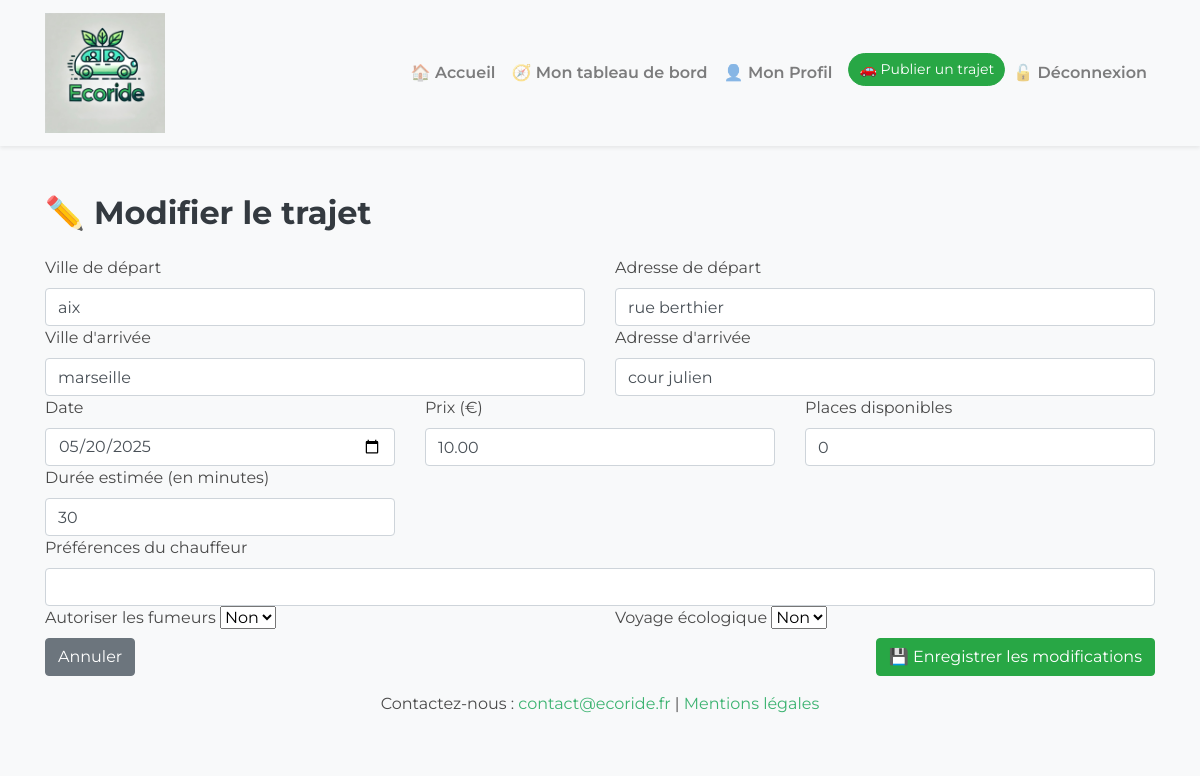
Before: /views/modifier_trajet.php?id=51 (signed in) with the older database file.
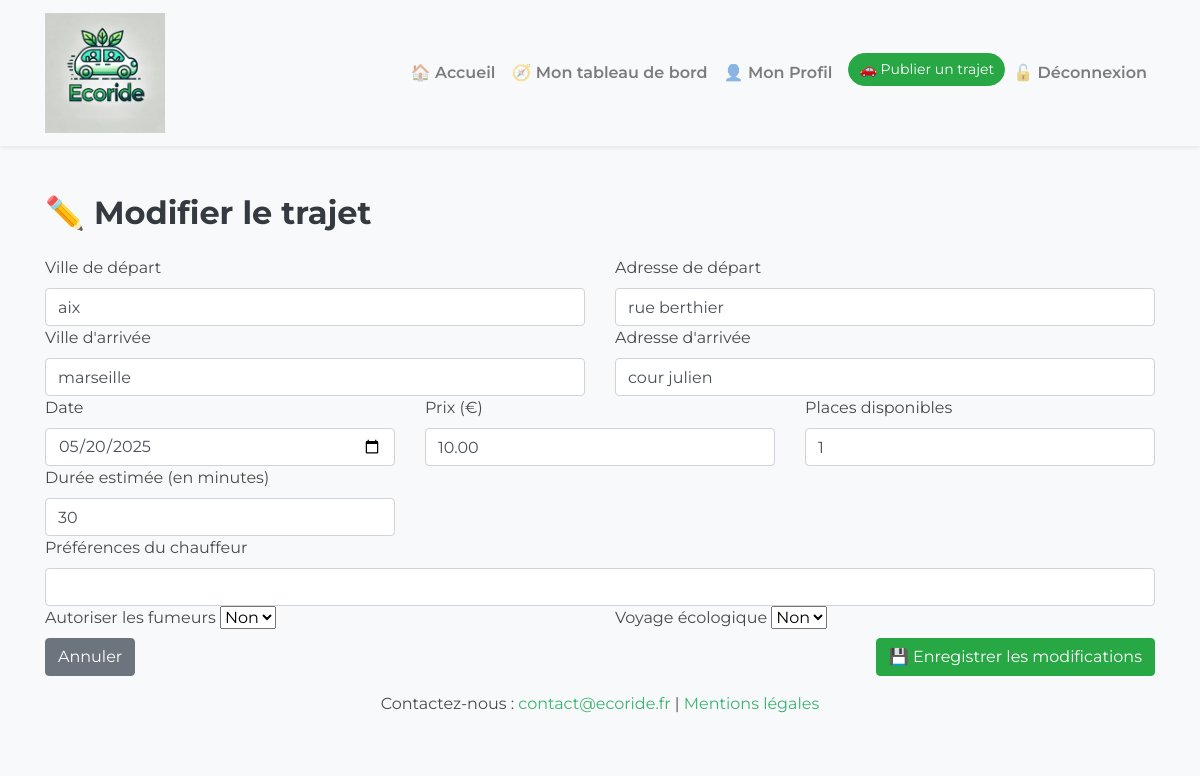
After: the same page with the newer database file.
### tables this page shows
CREATE TABLE `trajets` (
  `id` int NOT NULL,
  `chauffeur` varchar(100) NOT NULL,
  `photo` varchar(255) DEFAULT 'default.jpg',
  `depart` varchar(100) NOT NULL,
  `adresse_depart` varchar(255) DEFAULT NULL,
  `destination` varchar(100) NOT NULL,
  `adresse_arrivee` varchar(255) DEFAULT NULL,
  `date` date NOT NULL,
  `prix` decimal(10,2) NOT NULL,
  `places` int NOT NULL DEFAULT '3',
  `vehicule_id` int DEFAULT NULL,
  `eco` tinyint(1) NOT NULL DEFAULT '0',
  `fumeur` tinyint(1) NOT NULL DEFAULT '0',
  `preferences` text,
  `created_at` timestamp NOT NULL DEFAULT CURRENT_TIMESTAMP,
  `user_id` int NOT NULL,
  `statut` enum('à_venir','en_cours','termine') DEFAULT 'à_venir',
  `duree_minutes` int NOT NULL DEFAULT '0'
);

### views/modifier_trajet.php (the view, shortened to what this page needs)
<?php
require_once __DIR__ . '/../config/database.php';
$user_id   = (int)$_SESSION['user_id'];
$trajet_id = isset($_GET['id']) ? (int)$_GET['id'] : 0;
$sql  = 'SELECT * FROM trajets WHERE id = ? AND user_id = ?';
$stmt = $conn->prepare($sql);
$stmt->execute([$trajet_id, $user_id]);
$trajet = $stmt->fetch(PDO::FETCH_ASSOC);
$val_date = $trajet['date'] ?? '';
require_once __DIR__ . '/../templates/header.php';
?>
<div class="container mt-5">
    <h2 class="mb-4">✏️ Modifier le trajet</h2>
    <form action="/controllers/traiter_modification_trajet.php" method="POST" class="row g-4">
        <div class="col-md-6">
            <label for="depart" class="form-label">Ville de départ</label>
            <input type="text" class="form-control" name="depart" id="depart"
                   value="<?= htmlspecialchars($trajet['depart'] ?? '', ENT_QUOTES, 'UTF-8') ?>" required>
        </div>
        <div class="col-md-6">
            <label for="adresse_depart" class="form-label">Adresse de départ</label>
            <input type="text" class="form-control" name="adresse_depart" id="adresse_depart"
                   value="<?= htmlspecialchars($trajet['adresse_depart'] ?? '', ENT_QUOTES, 'UTF-8') ?>" required>
        </div>
        <div class="col-md-6">
            <label for="destination" class="form-label">Ville d'arrivée</label>
            <input type="text" class="form-control" name="destination" id="destination"
                   value="<?= htmlspecialchars($trajet['destination'] ?? '', ENT_QUOTES, 'UTF-8') ?>" required>
        </div>
        <div class="col-md-6">
            <label for="adresse_arrivee" class="form-label">Adresse d'arrivée</label>
            <input type="text" class="form-control" name="adresse_arrivee" id="adresse_arrivee"
                   value="<?= htmlspecialchars($trajet['adresse_arrivee'] ?? '', ENT_QUOTES, 'UTF-8') ?>" required>
        </div>
        <div class="col-md-4">
            <label for="date" class="form-label">Date</label>
            <input type="date" class="form-control" name="date" id="date"
                   value="<?= htmlspecialchars($val_date, ENT_QUOTES, 'UTF-8') ?>" required>
        </div>
        <div class="col-md-4">
            <label for="prix" class="form-label">Prix (€)</label>
            <input type="number" class="form-control" name="prix" id="prix" min="0" step="0.01"
                   value="<?= htmlspecialchars((string)($trajet['prix'] ?? ''), ENT_QUOTES, 'UTF-8') ?>" required>
        </div>
        <div class="col-md-4">
            <label for="places" class="form-label">Places disponibles</label>
            <input type="number" class="form-control" name="places" id="places" min="1"
                   value="<?= (int)($trajet['places'] ?? 1) ?>" required>
        </div>
        <div class="col-md-4">
            <label for="duree_minutes" class="form-label">Durée estimée (en minutes)</label>
            <input type="number" class="form-control" name="duree_minutes" id="duree_minutes" min="1"
                   value="<?= (int)($trajet['duree_minutes'] ?? 1) ?>" required>
        </div>
        <div class="col-md-12">
            <label for="preferences" class="form-label">Préférences du chauffeur</label>
            <input type="text" class="form-control" name="preferences" id="preferences"
                   value="<?= htmlspecialchars($trajet['preferences'] ?? '', ENT_QUOTES, 'UTF-8') ?>">
        </div>
        <div class="col-md-6">
            <label for="fumeur" class="form-label">Autoriser les fumeurs</label>
            <select class="form-select" name="fumeur" id="fumeur">
                <option value="0" <?= empty($trajet['fumeur']) ? 'selected' : '' ?>>Non</option>
            </select>
        </div>
        <div class="col-md-6">
            <label for="eco" class="form-label">Voyage écologique</label>
            <select class="form-select" name="eco" id="eco">
                <option value="0" <?= empty($trajet['eco']) ? 'selected' : '' ?>>Non</option>
            </select>
        </div>
        <div class="col-12 d-flex justify-content-between">
            <a href="/views/mes_trajets.php" class="btn btn-secondary">Annuler</a>
            <button type="submit" class="btn btn-success">💾 Enregistrer les modifications</button>
        </div>
    </form>
</div>
<?php require_once __DIR__ . '/../templates/footer.php'; ?>

Changed rows visible on the page:
changed trajets "aix": places "0" → "1"
